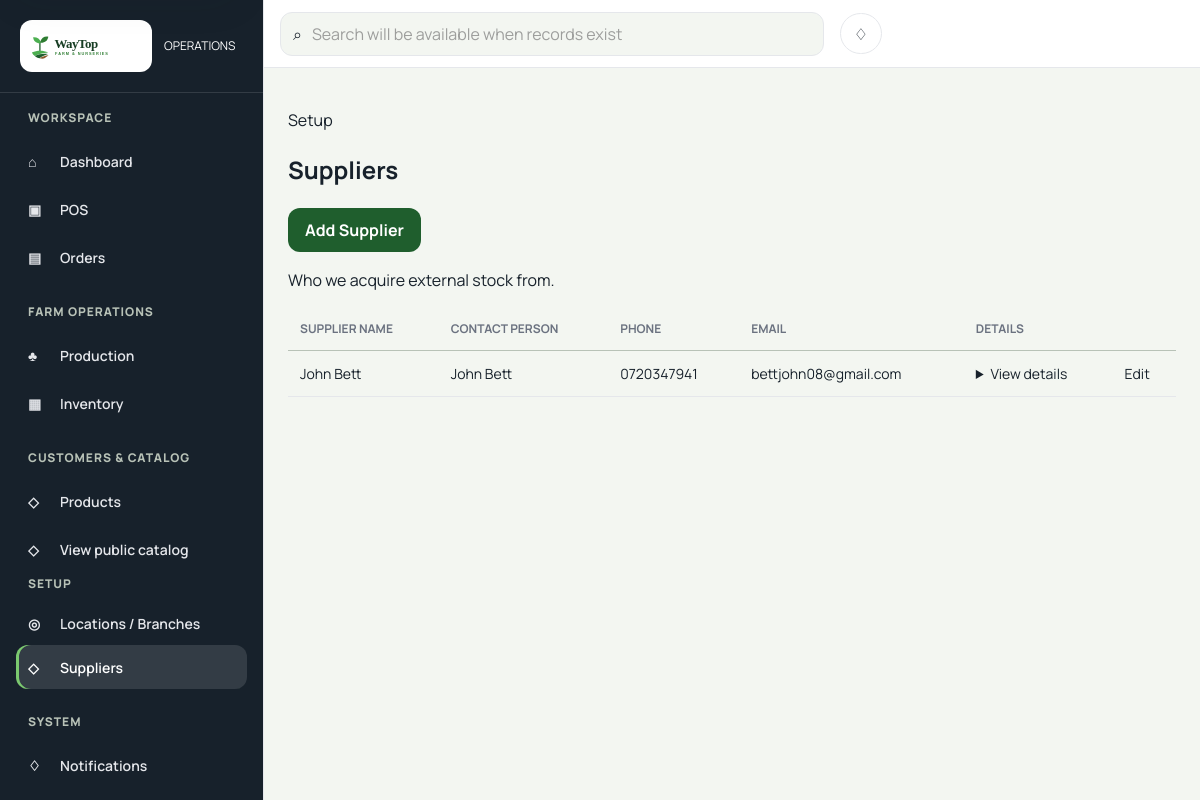
The app's page /dashboard/inventory/suppliers/ (signed in) with its own data.
### apps/procurement/models.py (models this page shows, shortened)
class ServiceControlledModel:
    def save(self, *args, **kwargs):
        if not kwargs.pop("_procurement_service_write", False):
            raise ValidationError("Procurement records require a controlled domain service.")
        self.full_clean()
        return super().save(*args, **kwargs)

class Supplier(ServiceControlledModel, models.Model):
    id = models.UUIDField(primary_key=True, default=uuid.uuid4, editable=False)
    code = models.CharField(max_length=64, unique=True)
    name = models.CharField(max_length=200)
    contact_person = models.CharField(max_length=200, blank=True)
    phone = models.CharField(max_length=32, blank=True)
    email = models.EmailField(blank=True)
    address = models.TextField(blank=True)
    notes = models.TextField(blank=True)
    is_active = models.BooleanField(default=True)
    created_at = models.DateTimeField(auto_now_add=True)
    updated_at = models.DateTimeField(auto_now=True)
    objects = ProcurementWriteQuerySet.as_manager()
    class Meta:
        ordering = ("code",)
        default_permissions = ()
        permissions = (
            ("view", "Can view Supplier procurement"),
            ("manage_suppliers", "Can manage Suppliers"),
            ("manage_purchases", "Can manage Supplier purchases"),
        )
        constraints = [
            models.CheckConstraint(condition=~Q(code=""), name="supplier_code_not_empty"),
            models.CheckConstraint(condition=~Q(name=""), name="supplier_name_not_empty"),
        ]

### apps/procurement/staff_views.py (the view)
# urls.py: path("inventory/suppliers/", procurement_staff_views.supplier_list, name="inventory_supplier_list"),
@login_required(login_url="accounts:login")
def supplier_list(request):
    _require(request.user, "inventory.view" if request.user.has_perm("inventory.view") else "procurement.view")
    return render(request, "dashboard/procurement/suppliers_live.html", {"suppliers": Supplier.objects.order_by("name", "pk")})

### apps/core/context_processors.py (called while the page is built)
def business_contact(request):
    phone = settings.WAYTOP_CONTACT_PHONE
    digits = phone.removeprefix("+")
    display = f"+{digits[:3]} {digits[3:6]} {digits[6:9]} {digits[9:]}"
    return {"business_phone": {"uri": phone, "display": display}}

def commerce_catalog(request):
    return {"commerce_catalog": []}

### apps/procurement/services.py (called while the page is built)
def _require(actor, permission):
    if (
        actor is None or not actor.is_authenticated or not actor.is_active
        or not actor.is_staff or not actor.has_perm(permission)
    ):
        raise PermissionDenied(f"Supplier Inventory operation requires {permission}.")

### templates/dashboard/procurement/suppliers_live.html (shortened to what this page needs)
{% extends "staff_base.html" %}
{% block content %}
<section class="staff-workspace">
  <header class="staff-page-heading"><p>Setup</p><h1>Suppliers</h1>
    {% if perms.procurement.manage_suppliers %}<a class="staff-button staff-button--primary" href="{% url 'dashboard:inventory_supplier_create' %}">Add Supplier</a>{% endif %}
  </header>
  <p>Who we acquire external stock from.</p>
  {% if suppliers %}
  <div class="staff-table-wrap"><table class="staff-table"><thead><tr><th>Supplier name</th><th>Contact person</th><th>Phone</th><th>Email</th><th>Details</th><th></th></tr></thead>
    <tbody>{% for supplier in suppliers %}<tr>
      <td>{{ supplier.name }}</td><td>{{ supplier.contact_person|default:"—" }}</td>
      <td>{{ supplier.phone|default:"—" }}</td><td>{{ supplier.email|default:"—" }}</td>
      <td>{% if supplier.address or supplier.notes %}<details><summary>View details</summary></details>{% else %}&mdash;{% endif %}</td>
      <td>{% if perms.procurement.manage_suppliers %}<a href="{% url 'dashboard:inventory_supplier_edit' supplier.pk %}">Edit</a>{% endif %}</td>
    </tr>{% endfor %}</tbody>
  </table></div>
  {% else %}<p data-authoritative-empty>No Suppliers recorded yet.</p>{% endif %}
</section>
{% endblock %}

### static/css/variables.css (style rules this page uses)
:root { --color-primary: #1F5E2D; --color-secondary: #4CAF50; --color-accent: #7BC96F; --color-background: #F8F7F3; --color-white: #FFFFFF; --color-dark: #17212B; --color-gray: #6B7280; --color-border: #E5E7EB; --color-success: #2E7D32; --color-primary-hover: #174723; --color-secondary-hover: #3D8F41; --color-primary-soft: rgba(31, 94, 45, 0.1); --color-surface-muted: #F3F6F1; --color-border-strong: #B8C2B7; --color-focus: #D4A017; --color-warning-surface: #FFF4D6; --color-warning-border: #E6BE55; --color-warning-text: #5C4300; --color-error: #A62B1F; --color-error-surface: #FBE9E7; --color-success-surface: #E8F5E9; --color-success-text: #185C2C; --color-info-surface: #E8F1F7; --color-info-text: #234E70; --color-nav-blue-soft: #EEF7FF; --color-nav-blue-mist: #F5FBFF; --color-nav-sage: #F4FBF4; --color-nav-blue-glass: rgba(238, 247, 255, 0.86); --color-nav-sage-glass: rgba(244, 251, 244, 0.86); --gradient-nav-surface: linear-gradient(100deg, var(--color-nav-blue-mist) 0%, var(--color-white) 34%, var(--color-nav-sage) 69%, var(--color-nav-blue-soft) 100%); --gradient-nav-glass: linear-gradient(100deg, var(--color-nav-blue-glass), var(--color-white-90) 38%, var(--color-nav-sage-glass) 74%, var(--color-nav-blue-glass)); --gradient-nav-cta: linear-gradient(135deg, var(--color-primary) 0%, var(--color-success) 58%, var(--color-secondary-hover) 100%); --color-skeleton: #DCE4DA; --color-accent-gold: #D4A017; --color-primary-faint: rgba(31, 94, 45, 0.04); --color-primary-muted: rgba(31, 94, 45, 0.08); --color-accent-soft: rgba(123, 201, 111, 0.18); --color-accent-muted: rgba(123, 201, 111, 0.12); --color-dark-faint: rgba(23, 33, 43, 0.04); --color-overlay: rgba(23, 33, 43, 0.4); --color-white-80: rgba(255, 255, 255, 0.8); --color-white-90: rgba(255, 255, 255, 0.9); --color-white-96: rgba(255, 255, 255, 0.96); --color-white-border: rgba(255, 255, 255, 0.45); --color-white-faint: rgba(255, 255, 255, 0.12); --color-hero-overlay: linear-gradient(90deg, rgba(9, 47, 24, 0.82) 0%, rgba(9, 47, 24, 0.67) 42%, rgba(9, 47, 24, 0.18) 76%, rgba(9, 47, 24, 0.06) 100%); --color-hero-overlay-mobile: linear-gradient(90deg, rgba(9, 47, 24, 0.84) 0%, rgba(9, 47, 24, 0.67) 72%, rgba(9, 47, 24, 0.28) 100%); --color-hero-transition: linear-gradient(180deg, transparent 0%, rgba(9, 47, 24, 0.12) 48%, rgba(9, 47, 24, 0.52) 100%); --color-image-overlay: linear-gradient(135deg, rgba(31, 94, 45, 0.12), rgba(123, 201, 111, 0.16)); --color-connector: linear-gradient(90deg, rgba(31, 94, 45, 0.15), rgba(31, 94, 45, 0.05)); --space-1: 0.25rem; --space-2: 0.5rem; --space-3: 0.75rem; --space-4: 1rem; --space-5: 1.25rem; --space-6: 1.5rem; --space-7: 2rem; --space-8: 2.5rem; --space-9: 3rem; --space-10: 4rem; --space-11: 5rem; --space-12: 6rem; --space-13: 7.5rem; --radius-sm: 0.75rem; --radius-md: 1rem; --radius-lg: 1.25rem; --radius-xl: 1.5rem; --radius-2xl: 2rem; --radius-round: 999px; --shadow-sm: 0 10px 30px rgba(23, 33, 43, 0.06); --shadow-md: 0 18px 40px rgba(23, 33, 43, 0.08); --shadow-lg: 0 24px 60px rgba(23, 33, 43, 0.12); --shadow-xl: 0 36px 90px rgba(23, 33, 43, 0.16); --shadow-trust: 0 24px 70px rgba(14, 44, 24, 0.16); --shadow-float: 0 12px 30px rgba(23, 33, 43, 0.06); --shadow-nav: 0 10px 30px rgba(23, 33, 43, 0.07), inset 0 1px 0 rgba(255, 255, 255, 0.9), inset 0 -1px 0 rgba(31, 94, 45, 0.08); --shadow-nav-sticky: 0 18px 45px rgba(23, 33, 43, 0.13), inset 0 1px 0 rgba(255, 255, 255, 0.84); --shadow-nav-logo: 0 10px 28px rgba(31, 94, 45, 0.09), inset 0 1px 0 rgba(255, 255, 255, 0.96); --shadow-nav-cta: 0 12px 28px rgba(31, 94, 45, 0.24); --transition-fast: 180ms ease; --transition-normal: 280ms ease; --transition-slow: 420ms ease; --transition-premium: 320ms cubic-bezier(0.22, 1, 0.36, 1); --font-sans: 'Manrope', 'Segoe UI', Roboto, Arial, sans-serif; --line-height-tight: 1.1; --line-height-normal: 1.5; --line-height-relaxed: 1.7; --text-display-xl: clamp(2.5rem, 4vw, 4.25rem); --text-display-lg: clamp(2rem, 3.2vw, 3rem); --text-heading-1: clamp(1.75rem, 2.8vw, 2.5rem); --text-heading-2: clamp(1.4rem, 2.2vw, 2rem); --text-heading-3: clamp(1.1rem, 1.7vw, 1.35rem); --text-heading-4: 1rem; --text-body-lg: 1.05rem; --text-body: 1rem; --text-small: 0.875rem; --text-caption: 0.75rem; }

### records on screen
Supplier: name "John Bett", contact_person "John Bett", phone "0720347941", email "bettjohn08@gmail.com"
